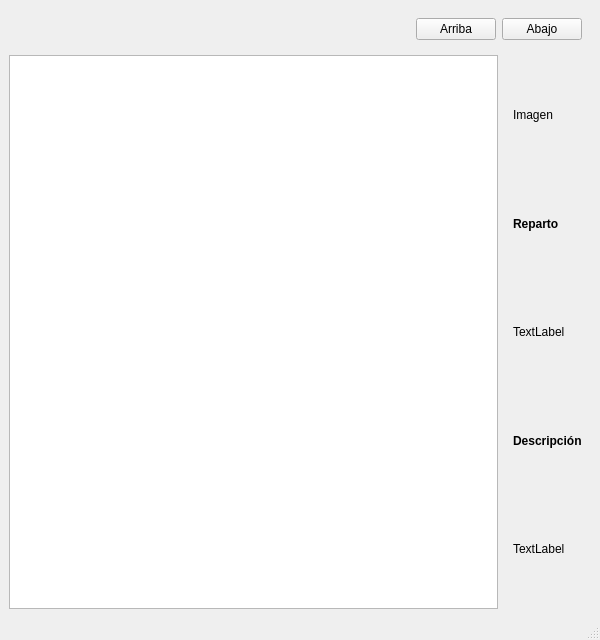
<?xml version="1.0" encoding="UTF-8"?>
<ui version="4.0">
 <class>MainWindow</class>
 <widget class="QMainWindow" name="MainWindow">
  <property name="geometry">
   <rect>
    <x>0</x>
    <y>0</y>
    <width>600</width>
    <height>640</height>
   </rect>
  </property>
  <property name="windowTitle">
   <string>MainWindow</string>
  </property>
  <widget class="QWidget" name="centralwidget">
   <layout class="QGridLayout" name="gridLayout">
    <item row="0" column="0" colspan="2">
     <widget class="QWidget" name="widget" native="true">
      <layout class="QHBoxLayout" name="horizontalLayout_2">
       <item>
        <spacer name="horizontalSpacer">
         <property name="orientation">
          <enum>Qt::Horizontal</enum>
         </property>
         <property name="sizeHint" stdset="0">
          <size>
           <width>377</width>
           <height>20</height>
          </size>
         </property>
        </spacer>
       </item>
       <item>
        <layout class="QHBoxLayout" name="horizontalLayout">
         <item>
          <widget class="QPushButton" name="btn_up">
           <property name="text">
            <string>Arriba</string>
           </property>
          </widget>
         </item>
         <item>
          <widget class="QPushButton" name="btn_down">
           <property name="text">
            <string>Abajo</string>
           </property>
          </widget>
         </item>
        </layout>
       </item>
      </layout>
     </widget>
    </item>
    <item row="1" column="0">
     <widget class="QTableView" name="movies"/>
    </item>
    <item row="1" column="1">
     <widget class="QWidget" name="widget_2" native="true">
      <layout class="QVBoxLayout" name="verticalLayout">
       <item>
        <widget class="QLabel" name="lbl_imagen">
         <property name="text">
          <string>Imagen</string>
         </property>
        </widget>
       </item>
       <item>
        <widget class="QLabel" name="label_2">
         <property name="font">
          <font>
           <weight>75</weight>
           <bold>true</bold>
          </font>
         </property>
         <property name="text">
          <string>Reparto</string>
         </property>
        </widget>
       </item>
       <item>
        <widget class="QLabel" name="lbl_reparto">
         <property name="text">
          <string>TextLabel</string>
         </property>
         <property name="wordWrap">
          <bool>true</bool>
         </property>
        </widget>
       </item>
       <item>
        <widget class="QLabel" name="label_4">
         <property name="font">
          <font>
           <weight>75</weight>
           <bold>true</bold>
          </font>
         </property>
         <property name="text">
          <string>Descripción</string>
         </property>
        </widget>
       </item>
       <item>
        <widget class="QLabel" name="label_5">
         <property name="text">
          <string>TextLabel</string>
         </property>
         <property name="wordWrap">
          <bool>true</bool>
         </property>
        </widget>
       </item>
      </layout>
     </widget>
    </item>
   </layout>
  </widget>
  <widget class="QMenuBar" name="menubar">
   <property name="geometry">
    <rect>
     <x>0</x>
     <y>0</y>
     <width>600</width>
     <height>23</height>
    </rect>
   </property>
  </widget>
  <widget class="QStatusBar" name="statusbar"/>
 </widget>
 <resources/>
 <connections/>
</ui>
